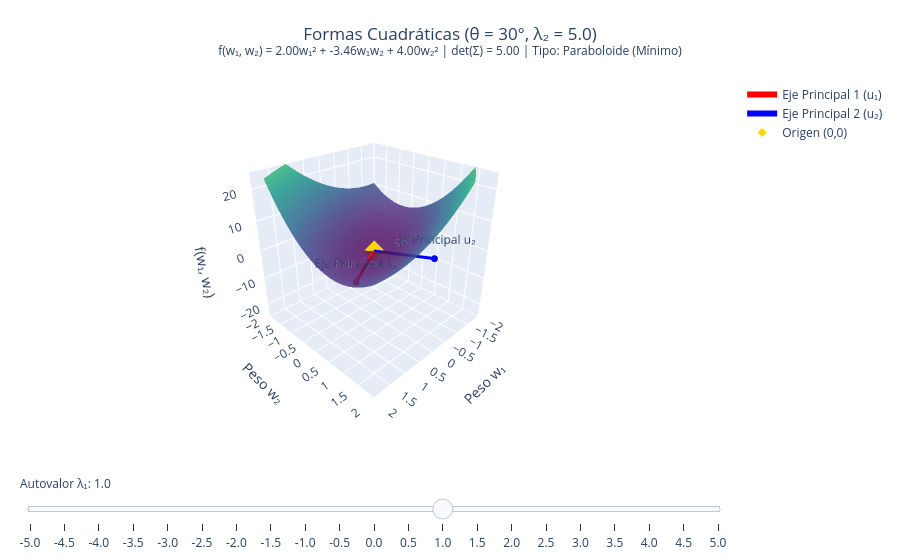

Notebook code for this chart:
### Code cell
import numpy as np
import plotly.graph_objects as go

# ==============================================================================
# PARAMETROS CONFIGURABLES
# ==============================================================================
# Ángulo de rotación theta = 30 grados
theta = np.pi / 6  

# Autovalor lambda_2 fijo
lambda2_fixed = 5.0  # <--- Modifica este valor para cambiar lambda_2

# Rango de autovalores para lambda_1
L_max = 5.0
lambda_range = np.linspace(-L_max, L_max, 21)
# ==============================================================================

# 1. Definir los ejes principales fijos
u1 = np.array([np.cos(theta), np.sin(theta)])   # Primer autovector principal
u2 = np.array([-np.sin(theta), np.cos(theta)])  # Segundo autovector principal
Q = np.column_stack((u1, u2))

# Malla de pesos (w1, w2) para la superficie
w1_vals = np.linspace(-2, 2, 80)
w2_vals = np.linspace(-2, 2, 80)
W1, W2 = np.meshgrid(w1_vals, w2_vals)

# Transformar coordenadas a la base de ejes principales
Y1 = W1 * Q[0, 0] + W2 * Q[1, 0]
Y2 = W1 * Q[0, 1] + W2 * Q[1, 1]

def compute_surface_and_matrix(l1, l2):
    # Función de forma cuadrática: f(w) = lambda1 * y1^2 + lambda2 * y2^2
    Z = l1 * (Y1**2) + l2 * (Y2**2)
    
    # Matriz Sigma = Q * diag(l1, l2) * Q^T
    Lambda = np.diag([l1, l2])
    Sigma = Q @ Lambda @ Q.T
    det_Sigma = l1 * l2
    
    # Expresión algebraica
    s11, s12, s22 = Sigma[0, 0], Sigma[0, 1], Sigma[1, 1]
    formula_str = f"f(w₁, w₂) = {s11:.2f}w₁² + {2*s12:.2f}w₁w₂ + {s22:.2f}w₂²"
    
    return Z, Sigma, det_Sigma, formula_str

# Función auxiliar para determinar la clasificación geométrica
def get_surface_type(l1, l2):
    det = l1 * l2
    if det > 0:
        return "Paraboloide (Mínimo)" if l1 > 0 else "Paraboloide (Máximo)"
    elif det < 0:
        return "Silla de Montar (Saddle)"
    else:
        return "Cilindro Parabólico" if (l1 != 0 or l2 != 0) else "Plano (Origen)"

# 2. Inicializar la figura con Plotly
fig = go.Figure()

# Plot inicial con lambda1 = 1.0 y el lambda2_fixed parametrizado
lambda1_init = 1.0
Z0, Sigma0, det_S0, formula0 = compute_surface_and_matrix(lambda1_init, lambda2_fixed)
tipo0 = get_surface_type(lambda1_init, lambda2_fixed)

# Traza 0: Superficie
fig.add_trace(go.Surface(
    x=W1, y=W2, z=Z0,
    colorscale='Viridis',
    opacity=0.85,
    name='Superficie Cuadrática',
    showscale=False
))

# Traza 1: Autovector 1 (Eje principal 1)
scale_vector = 1.5
fig.add_trace(go.Scatter3d(
    x=[0, scale_vector * u1[0]],
    y=[0, scale_vector * u1[1]],
    z=[0, 0],
    mode='lines+markers+text',
    line=dict(color='red', width=6),
    marker=dict(size=4),
    text=["", "Eje Principal u₁"],
    name='Eje Principal 1 (u₁)'
))

# Traza 2: Autovector 2 (Eje principal 2)
fig.add_trace(go.Scatter3d(
    x=[0, scale_vector * u2[0]],
    y=[0, scale_vector * u2[1]],
    z=[0, 0],
    mode='lines+markers+text',
    line=dict(color='blue', width=6),
    marker=dict(size=4),
    text=["", "Eje Principal u₂"],
    name='Eje Principal 2 (u₂)'
))

# Traza 3: Punto crítico en el origen
fig.add_trace(go.Scatter3d(
    x=[0], y=[0], z=[0],
    mode='markers',
    marker=dict(size=7, color='gold', symbol='diamond'),
    name='Origen (0,0)'
))

# 3. Construir pasos para el Slider evaluando con lambda2_fixed
steps_l1 = []
for l1 in lambda_range:
    Z, Sigma, det_S, formula = compute_surface_and_matrix(l1, lambda2_fixed)
    tipo = get_surface_type(l1, lambda2_fixed)

    title_text = (
        f"Formas Cuadráticas (θ = 30°, λ₂ = {lambda2_fixed:.1f})<br>"
        f"<sup>{formula} | det(Σ) = {det_S:.2f} | Tipo: {tipo}</sup>"
    )

    step = dict(
        method="update",
        args=[
            {"z": [Z]},                  # Restyle: actualiza la matriz Z
            {"title.text": title_text},  # Relayout: actualiza el título dinámicamente
            [0]                          # Aplica solo a la traza 0 (Superficie)
        ],
        label=f"{l1:.1f}"
    )
    steps_l1.append(step)

# 4. Configuración del Layout
initial_title = (
    f"Formas Cuadráticas (θ = 30°, λ₂ = {lambda2_fixed:.1f})<br>"
    f"<sup>{formula0} | det(Σ) = {det_S0:.2f} | Tipo: {tipo0}</sup>"
)

fig.update_layout(
    title=dict(
        text=initial_title,
        x=0.5
    ),
    scene=dict(
        xaxis=dict(title='Peso w₁', range=[-2, 2]),
        yaxis=dict(title='Peso w₂', range=[-2, 2]),
        zaxis=dict(title='f(w₁, w₂)', range=[-25, 25]),
        aspectmode='cube', 
        camera=dict(eye=dict(x=1.6, y=1.6, z=1.2))
    ),
    sliders=[
        dict(
            active=12,  # Posición inicial (~1.0 en el rango)
            currentvalue={"prefix": "Autovalor λ₁: "},
            pad={"t": 50},
            steps=steps_l1
        )
    ],
    margin=dict(l=20, r=20, b=20, t=80)
)

fig.show()

### Figure 1 — Plotly figure (JSON) as saved in the notebook; plotly's stock layout.template omitted (floating-point values rounded to 4 significant figures; data arrays with more than 128 entries replaced by an {"elided": "..."} marker saying what was removed)
{"data": [{"colorscale": [[0, "#440154"], [0.1111, "#482878"], [0.2222, "#3e4989"], [0.3333, "#31688e"], [0.4444, "#26828e"], [0.5556, "#1f9e89"], [0.6667, "#35b779"], [0.7778, "#6ece58"], [0.8889, "#b5de2b"], [1, "#fde725"]], "name": "Superficie Cuadrática", "opacity": 0.85, "showscale": false, "type": "surface", "x": {"elided": "80x80 float values"}, "y": {"elided": "80x80 float values"}, "z": {"elided": "80x80 float values"}}, {"line": {"color": "red", "width": 6}, "marker": {"size": 4}, "mode": "lines+markers+text", "name": "Eje Principal 1 (u₁)", "text": ["", "Eje Principal u₁"], "type": "scatter3d", "x": [0, 1.299], "y": [0, 0.75], "z": [0, 0]}, {"line": {"color": "blue", "width": 6}, "marker": {"size": 4}, "mode": "lines+markers+text", "name": "Eje Principal 2 (u₂)", "text": ["", "Eje Principal u₂"], "type": "scatter3d", "x": [0, -0.75], "y": [0, 1.299], "z": [0, 0]}, {"marker": {"color": "gold", "size": 7, "symbol": "diamond"}, "mode": "markers", "name": "Origen (0,0)", "type": "scatter3d", "x": [0], "y": [0], "z": [0]}], "layout": {"margin": {"b": 20, "l": 20, "r": 20, "t": 80}, "scene": {"aspectmode": "cube", "camera": {"eye": {"x": 1.6, "y": 1.6, "z": 1.2}}, "xaxis": {"range": [-2, 2], "title": {"text": "Peso w₁"}}, "yaxis": {"range": [-2, 2], "title": {"text": "Peso w₂"}}, "zaxis": {"range": [-25, 25], "title": {"text": "f(w₁, w₂)"}}}, "sliders": [{"active": 12, "currentvalue": {"prefix": "Autovalor λ₁: "}, "pad": {"t": 50}, "steps": [{"args": [{"z": {"elided": "1x80x80 float values"}}, {"title.text": "Formas Cuadráticas (θ = 30°, λ₂ = 5.0)<br><sup>f(w₁, w₂) = -2.50w₁² + -8.66w₁w₂ + 2.50w₂² | det(Σ) = -25.00 | Tipo: Silla de Montar (Saddle)</sup>"}, [0]], "label": "-5.0", "method": "update"}, {"args": [{"z": {"elided": "1x80x80 float values"}}, {"title.text": "Formas Cuadráticas (θ = 30°, λ₂ = 5.0)<br><sup>f(w₁, w₂) = -2.13w₁² + -8.23w₁w₂ + 2.63w₂² | det(Σ) = -22.50 | Tipo: Silla de Montar (Saddle)</sup>"}, [0]], "label": "-4.5", "method": "update"}, {"args": [{"z": {"elided": "1x80x80 float values"}}, {"title.text": "Formas Cuadráticas (θ = 30°, λ₂ = 5.0)<br><sup>f(w₁, w₂) = -1.75w₁² + -7.79w₁w₂ + 2.75w₂² | det(Σ) = -20.00 | Tipo: Silla de Montar (Saddle)</sup>"}, [0]], "label": "-4.0", "method": "update"}, {"args": [{"z": {"elided": "1x80x80 float values"}}, {"title.text": "Formas Cuadráticas (θ = 30°, λ₂ = 5.0)<br><sup>f(w₁, w₂) = -1.38w₁² + -7.36w₁w₂ + 2.88w₂² | det(Σ) = -17.50 | Tipo: Silla de Montar (Saddle)</sup>"}, [0]], "label": "-3.5", "method": "update"}, {"args": [{"z": {"elided": "1x80x80 float values"}}, {"title.text": "Formas Cuadráticas (θ = 30°, λ₂ = 5.0)<br><sup>f(w₁, w₂) = -1.00w₁² + -6.93w₁w₂ + 3.00w₂² | det(Σ) = -15.00 | Tipo: Silla de Montar (Saddle)</sup>"}, [0]], "label": "-3.0", "method": "update"}, {"args": [{"z": {"elided": "1x80x80 float values"}}, {"title.text": "Formas Cuadráticas (θ = 30°, λ₂ = 5.0)<br><sup>f(w₁, w₂) = -0.63w₁² + -6.50w₁w₂ + 3.13w₂² | det(Σ) = -12.50 | Tipo: Silla de Montar (Saddle)</sup>"}, [0]], "label": "-2.5", "method": "update"}, {"args": [{"z": {"elided": "1x80x80 float values"}}, {"title.text": "Formas Cuadráticas (θ = 30°, λ₂ = 5.0)<br><sup>f(w₁, w₂) = -0.25w₁² + -6.06w₁w₂ + 3.25w₂² | det(Σ) = -10.00 | Tipo: Silla de Montar (Saddle)</sup>"}, [0]], "label": "-2.0", "method": "update"}, {"args": [{"z": {"elided": "1x80x80 float values"}}, {"title.text": "Formas Cuadráticas (θ = 30°, λ₂ = 5.0)<br><sup>f(w₁, w₂) = 0.12w₁² + -5.63w₁w₂ + 3.38w₂² | det(Σ) = -7.50 | Tipo: Silla de Montar (Saddle)</sup>"}, [0]], "label": "-1.5", "method": "update"}, {"args": [{"z": {"elided": "1x80x80 float values"}}, {"title.text": "Formas Cuadráticas (θ = 30°, λ₂ = 5.0)<br><sup>f(w₁, w₂) = 0.50w₁² + -5.20w₁w₂ + 3.50w₂² | det(Σ) = -5.00 | Tipo: Silla de Montar (Saddle)</sup>"}, [0]], "label": "-1.0", "method": "update"}, {"args": [{"z": {"elided": "1x80x80 float values"}}, {"title.text": "Formas Cuadráticas (θ = 30°, λ₂ = 5.0)<br><sup>f(w₁, w₂) = 0.87w₁² + -4.76w₁w₂ + 3.63w₂² | det(Σ) = -2.50 | Tipo: Silla de Montar (Saddle)</sup>"}, [0]], "label": "-0.5", "method": "update"}, {"args": [{"z": {"elided": "1x80x80 float values"}}, {"title.text": "Formas Cuadráticas (θ = 30°, λ₂ = 5.0)<br><sup>f(w₁, w₂) = 1.25w₁² + -4.33w₁w₂ + 3.75w₂² | det(Σ) = 0.00 | Tipo: Cilindro Parabólico</sup>"}, [0]], "label": "0.0", "method": "update"}, {"args": [{"z": {"elided": "1x80x80 float values"}}, {"title.text": "Formas Cuadráticas (θ = 30°, λ₂ = 5.0)<br><sup>f(w₁, w₂) = 1.62w₁² + -3.90w₁w₂ + 3.88w₂² | det(Σ) = 2.50 | Tipo: Paraboloide (Mínimo)</sup>"}, [0]], "label": "0.5", "method": "update"}, {"args": [{"z": {"elided": "1x80x80 float values"}}, {"title.text": "Formas Cuadráticas (θ = 30°, λ₂ = 5.0)<br><sup>f(w₁, w₂) = 2.00w₁² + -3.46w₁w₂ + 4.00w₂² | det(Σ) = 5.00 | Tipo: Paraboloide (Mínimo)</sup>"}, [0]], "label": "1.0", "method": "update"}, {"args": [{"z": {"elided": "1x80x80 float values"}}, {"title.text": "Formas Cuadráticas (θ = 30°, λ₂ = 5.0)<br><sup>f(w₁, w₂) = 2.37w₁² + -3.03w₁w₂ + 4.13w₂² | det(Σ) = 7.50 | Tipo: Paraboloide (Mínimo)</sup>"}, [0]], "label": "1.5", "method": "update"}, {"args": [{"z": {"elided": "1x80x80 float values"}}, {"title.text": "Formas Cuadráticas (θ = 30°, λ₂ = 5.0)<br><sup>f(w₁, w₂) = 2.75w₁² + -2.60w₁w₂ + 4.25w₂² | det(Σ) = 10.00 | Tipo: Paraboloide (Mínimo)</sup>"}, [0]], "label": "2.0", "method": "update"}, {"args": [{"z": {"elided": "1x80x80 float values"}}, {"title.text": "Formas Cuadráticas (θ = 30°, λ₂ = 5.0)<br><sup>f(w₁, w₂) = 3.12w₁² + -2.17w₁w₂ + 4.38w₂² | det(Σ) = 12.50 | Tipo: Paraboloide (Mínimo)</sup>"}, [0]], "label": "2.5", "method": "update"}, {"args": [{"z": {"elided": "1x80x80 float values"}}, {"title.text": "Formas Cuadráticas (θ = 30°, λ₂ = 5.0)<br><sup>f(w₁, w₂) = 3.50w₁² + -1.73w₁w₂ + 4.50w₂² | det(Σ) = 15.00 | Tipo: Paraboloide (Mínimo)</sup>"}, [0]], "label": "3.0", "method": "update"}, {"args": [{"z": {"elided": "1x80x80 float values"}}, {"title.text": "Formas Cuadráticas (θ = 30°, λ₂ = 5.0)<br><sup>f(w₁, w₂) = 3.88w₁² + -1.30w₁w₂ + 4.62w₂² | det(Σ) = 17.50 | Tipo: Paraboloide (Mínimo)</sup>"}, [0]], "label": "3.5", "method": "update"}, {"args": [{"z": {"elided": "1x80x80 float values"}}, {"title.text": "Formas Cuadráticas (θ = 30°, λ₂ = 5.0)<br><sup>f(w₁, w₂) = 4.25w₁² + -0.87w₁w₂ + 4.75w₂² | det(Σ) = 20.00 | Tipo: Paraboloide (Mínimo)</sup>"}, [0]], "label": "4.0", "method": "update"}, {"args": [{"z": {"elided": "1x80x80 float values"}}, {"title.text": "Formas Cuadráticas (θ = 30°, λ₂ = 5.0)<br><sup>f(w₁, w₂) = 4.62w₁² + -0.43w₁w₂ + 4.88w₂² | det(Σ) = 22.50 | Tipo: Paraboloide (Mínimo)</sup>"}, [0]], "label": "4.5", "method": "update"}, {"args": [{"z": {"elided": "1x80x80 float values"}}, {"title.text": "Formas Cuadráticas (θ = 30°, λ₂ = 5.0)<br><sup>f(w₁, w₂) = 5.00w₁² + -0.00w₁w₂ + 5.00w₂² | det(Σ) = 25.00 | Tipo: Paraboloide (Mínimo)</sup>"}, [0]], "label": "5.0", "method": "update"}]}], "title": {"text": "Formas Cuadráticas (θ = 30°, λ₂ = 5.0)<br><sup>f(w₁, w₂) = 2.00w₁² + -3.46w₁w₂ + 4.00w₂² | det(Σ) = 5.00 | Tipo: Paraboloide (Mínimo)</sup>", "x": 0.5}}}
